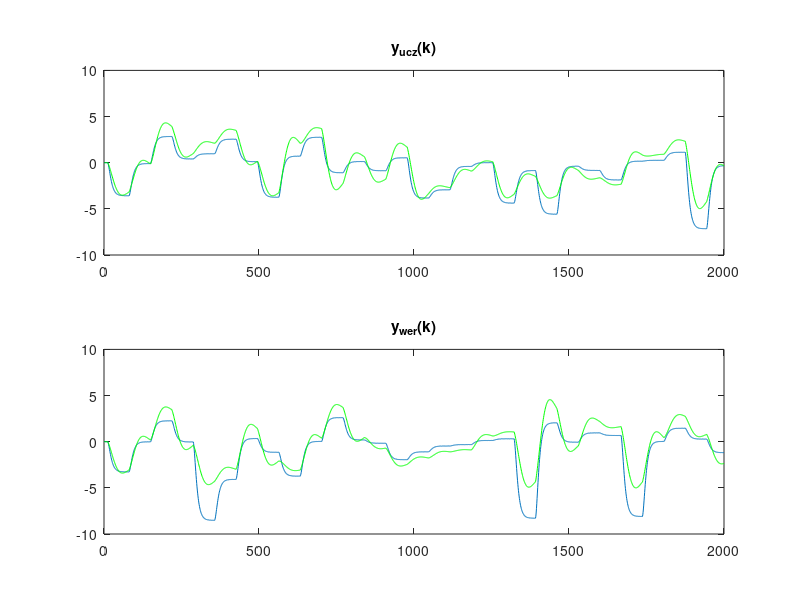

Write the MATLAB code that produced this figure. (Note: this script raises an error after producing the figure.)
%% inicjalizacja
clear all; 
x0=10;
y0=10;
width=1000;
height=800;
fid = fopen('bledy_dyn','w+'); 
%% import danych
ucz = importdata('danedynucz9.txt');
u_ucz = ucz(:,1);
y_ucz = ucz(:,2);
wer = importdata('danedynwer9.txt');
u_wer = wer(:,1);
y_wer = wer(:,2);
lenght=size(wer);
P = lenght(1); %liczba próbek
kk = 1:P;
%% Modele o różnych stopniach wielomianu

k_pocz = 4; % chwila, od której rozpoczynamy identyfikacje

        ymod_ucz = zeros(P,1);
        ymod_wer = zeros(P,1);
        Y = y_ucz(k_pocz:P);
        ymod_ucz(1:k_pocz) = y_ucz(1:k_pocz);
        ymod_wer(1:k_pocz) = y_wer(1:k_pocz);
        D = 3; 



        %uczenie modelu
             
        M(:,:)= [u_ucz(k_pocz-1:P-1) u_ucz(k_pocz-2:P-2) u_ucz(k_pocz-3:P-3) y_ucz(k_pocz-1:P-1) y_ucz(k_pocz-2:P-2) y_ucz(k_pocz-3:P-3)];

        w=M\Y;
        
        %rekurencyjnie
        
        ymod_ucz = zeros(P-D,1);
        ymod_wer = zeros(P-D,1); 
        
        ymod_ucz(1:D) = u_ucz(1:D);
        ymod_wer(1:D) = y_wer(1:D);

        past_ucz = zeros(D,1);
        past_wer = zeros(D,1);
        
        for k=D+1:P
 
            m_ucz(1,:) = [u_ucz(k-1) u_ucz(k-2) u_ucz(k-3) past_ucz(1) past_ucz(2) past_ucz(3)];
            m_wer(1,:) = [u_wer(k-1) u_wer(k-2) u_wer(k-3) past_wer(1) past_wer(2) past_wer(3)];
            
            ymod_ucz(k)=m_ucz*w;
            ymod_wer(k)=m_wer*w;
            past_ucz = [ymod_ucz(k);past_ucz((1:numel(past_ucz)-1))];
            past_wer = [ymod_wer(k);past_wer((1:numel(past_wer)-1))];
        end
        
         h = figure;
        set(h,'units','points','position',[x0,y0,width,height]);
        subplot(2,1,1)
        plot(kk,y_ucz)
        ylim([-10 10])
        hold on
        plot(kk,ymod_ucz,'g')
        ylim([-10 10])
        title('y_{ucz}(k)');
        subplot(2,1,2);
        plot(kk,y_wer)
        ylim([-10 10])
        hold on
        plot(kk,ymod_wer,'g')
        ylim([-10 10])
        title('y_{wer}(k)');
        name =  ['dane_dyn_mod_rek_napalowo_D_' num2str(D) 'N_' num2str(N) '.png'];
        saveas(h,name,'png');
